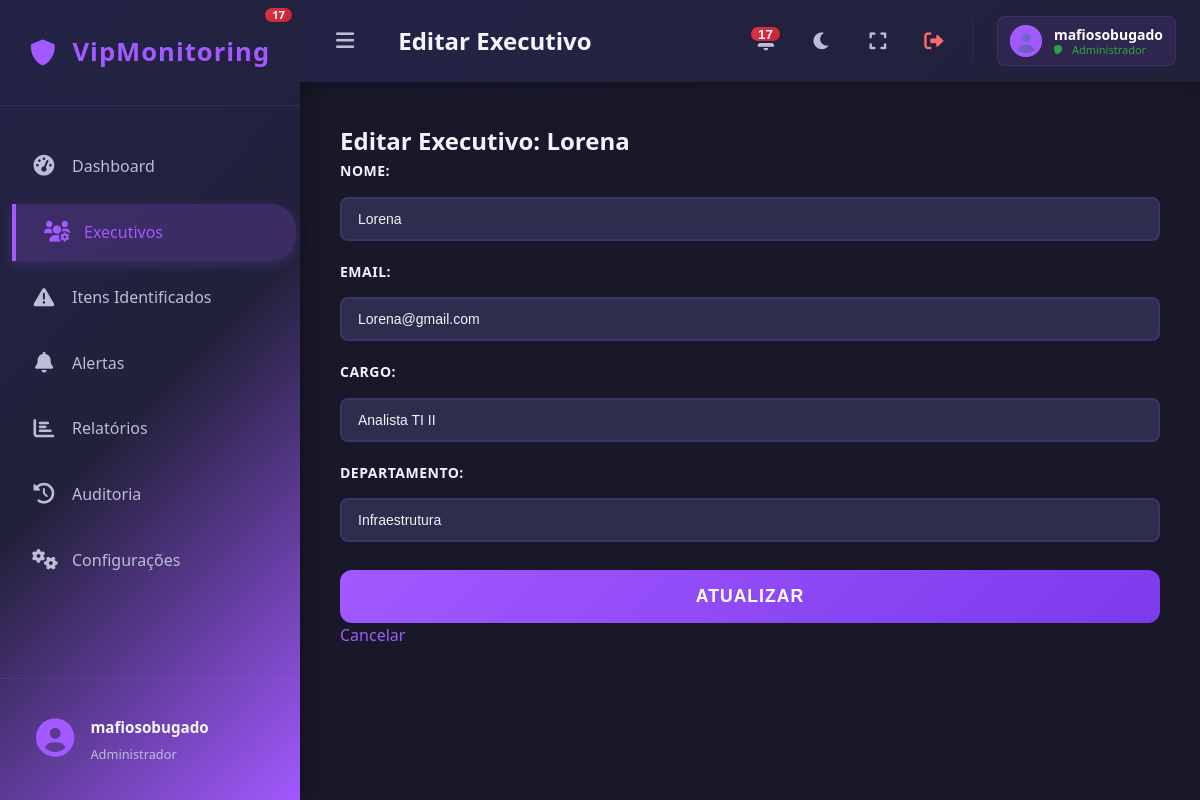
The page /edit_executive/3 (signed in) on the database its author committed.
### tables this page shows
CREATE TABLE users (
            id INTEGER PRIMARY KEY AUTOINCREMENT,
            username TEXT NOT NULL UNIQUE,
            email TEXT NOT NULL UNIQUE,
            password TEXT NOT NULL
        , user_type TEXT DEFAULT 'user', disabled BOOLEAN DEFAULT 0);

CREATE TABLE executives (
            id INTEGER PRIMARY KEY AUTOINCREMENT,
            name TEXT NOT NULL,
            email TEXT NOT NULL UNIQUE,
            role TEXT,
            department TEXT,
            risk_score REAL DEFAULT 0.0,
            risk_level TEXT DEFAULT 'NENHUM'
        );

### app.py (the view, shortened to what this page needs)
@app.route('/edit_executive/<int:executive_id>', methods=['GET', 'POST'])
@login_required
def edit_executive(executive_id):
    executive = database.get_executive_by_id(executive_id)
    if not executive:
        flash('Executivo não encontrado.', 'danger')
        return redirect(url_for('executives'))
    return render_template('add_edit_executive.html', executive=executive, active_page='executives')

### app.py (called while the page is built)
@login_manager.user_loader
def load_user(user_id):
    try:
        return database.User.get(user_id)
    except Exception as e:
        print(f"Erro ao carregar usuário {user_id}: {e}")
        return None

### database.py (called while the page is built)
def get_db_connection():
    conn = sqlite3.connect(DATABASE)
    conn.row_factory = sqlite3.Row # Isso permite acessar colunas por nome
    return conn

def get_executive_by_id(executive_id):
    conn = get_db_connection()
    executive = conn.execute('SELECT * FROM executives WHERE id = ?', (executive_id,)).fetchone()
    conn.close()
    return executive

    @staticmethod
    def get(user_id):
        conn = get_db_connection()
        user_data = conn.execute('SELECT * FROM users WHERE id = ?', (user_id,)).fetchone()
        conn.close()
        if user_data:
            user_type = user_data['user_type'] if 'user_type' in user_data.keys() else 'user'
            disabled = user_data['disabled'] if 'disabled' in user_data.keys() else False
            return User(user_data['id'], user_data['username'], user_data['email'], user_data['password'], user_type, disabled)
        return None

### templates/add_edit_executive.html (shortened to what this page needs)
{% extends "base.html" %}
{% block page_title %}{% if executive %}Editar Executivo{% else %}Novo Executivo{% endif %}{% endblock %}
{% block content %}
    <div class="form-card">
        <h2>{% if executive %}Editar Executivo: {{ executive.name }}{% else %}Novo Executivo{% endif %}</h2>
        <form method="POST" action="{% if executive %}{{ url_for('edit_executive', executive_id=executive.id) }}{% else %}{{ url_for('add_executive') }}{% endif %}">
            <div class="form-group">
                <label for="name">Nome:</label>
                <input type="text" id="name" name="name" value="{{ executive.name if executive else '' }}" required>
            </div>
            <div class="form-group">
                <label for="email">Email:</label>
                <input type="email" id="email" name="email" value="{{ executive.email if executive else '' }}" required>
            </div>
            <div class="form-group">
                <label for="role">Cargo:</label>
                <input type="text" id="role" name="role" value="{{ executive.role if executive else '' }}">
            </div>
            <div class="form-group">
                <label for="department">Departamento:</label>
                <input type="text" id="department" name="department" value="{{ executive.department if executive else '' }}">
            </div>
            <button type="submit" class="btn-primary">{% if executive %}Atualizar{% else %}Adicionar Executivo{% endif %}</button>
            <a href="{{ url_for('executives') }}" class="btn-secondary">Cancelar</a>
        </form>
    </div>
{% endblock %}

### templates/base.html (shortened to what this page needs)
<!DOCTYPE html>
<html lang="pt-BR">
<head>
    <link rel="stylesheet" href="{{ url_for('static', filename='css/style.css') }}">
    <link rel="stylesheet" href="https://cdnjs.cloudflare.com/ajax/libs/font-awesome/6.0.0/css/all.min.css">
</head>
<body>
    <div class="app-container">
        <div class="sidebar">
            <div class="sidebar-header">
                <div class="app-logo">
                    <i class="fas fa-shield-alt"></i>
                    <span>VipMonitoring</span>
                </div>
            </div>
            <nav class="sidebar-nav">
                <ul>
                    <li class="nav-item {{ 'active' if active_page == 'dashboard' else '' }}">
                        <a href="{{ url_for('dashboard') }}">
                            <i class="fas fa-tachometer-alt"></i>
                            <span class="nav-text">Dashboard</span>
                        </a>
                    </li>
                    <li class="nav-item {{ 'active' if active_page == 'executives' else '' }}">
                        <a href="{{ url_for('executives') }}">
                            <i class="fas fa-users-cog"></i>
                            <span class="nav-text">Executivos</span>
                        </a>
                    </li>
                    <li class="nav-item {{ 'active' if active_page == 'items' else '' }}">
                        <a href="{{ url_for('items') }}">
                            <i class="fas fa-exclamation-triangle"></i>
                            <span class="nav-text">Itens Identificados</span>
                        </a>
                    </li>
                    <li class="nav-item {{ 'active' if active_page == 'alerts' else '' }}">
                        <a href="{{ url_for('alerts') }}">
                            <i class="fas fa-bell"></i>
                            <span class="nav-text">Alertas</span>
                            <span class="notification-badge" id="alertsBadge" style="display: none;"></span>
                        </a>
                    </li>
                    <li class="nav-item {{ 'active' if active_page == 'reports' else '' }}">
                        <a href="{{ url_for('reports') }}">
                            <i class="fas fa-chart-bar"></i>
                            <span class="nav-text">Relatórios</span>
                        </a>
                    </li>
                    <li class="nav-item {{ 'active' if active_page == 'audit' else '' }}">
                        <a href="{{ url_for('audit') }}">
                            <i class="fas fa-history"></i>
                            <span class="nav-text">Auditoria</span>
                        </a>
                    </li>
                    {% if current_user.is_authenticated and current_user.user_type == 'admin' %}
                    <li class="nav-item {{ 'active' if active_page == 'config' else '' }}">
                        <a href="{{ url_for('config') }}">
                            <i class="fas fa-cogs"></i>
                            <span class="nav-text">Configurações</span>
                        </a>
                    </li>
                    {% endif %}
                </ul>
            </nav>
            <div class="sidebar-footer">
                <div class="user-profile">
                    <div class="user-avatar">
                        <i class="fas fa-user-circle"></i>
                    </div>
                    <div class="user-info">
                        <span class="user-name">{{ current_user.username if current_user.is_authenticated else 'Usuário' }}</span>
                        <span class="user-role">{{ 'Administrador' if current_user.is_authenticated and current_user.user_type == 'admin' else 'Usuário' }}</span>
                    </div>
                </div>
            </div>
        </div>
        <div class="main-content">
            <nav class="navbar">
                <div class="navbar-left">
                    <button class="sidebar-toggle" onclick="toggleSidebar()">
                        <i class="fas fa-bars"></i>
                    </button>
                    <div class="page-title">
                        <h3>{% block page_title %}{% endblock %}</h3>
                    </div>
                </div>
                <div class="navbar-right">
                    <div class="navbar-actions">
                        <div style="position: relative;">
                            <button class="action-btn" id="alertBtn" title="Alertas Recentes" onclick="toggleAlertsDropdown()">
                                <i class="fas fa-bell"></i>
                                <span class="notification-badge" id="alertsCount" style="display: none;">0</span>
                            </button>
                        </div>
                        <button class="action-btn" title="Modo escuro" onclick="toggleDarkMode()">
                            <i class="fas fa-moon"></i>
                        </button>
                        <button class="action-btn" title="Tela cheia" onclick="toggleFullscreen()">
                            <i class="fas fa-expand"></i>
                        </button>
                        <button class="action-btn logout-btn" title="Sair" onclick="window.location.href='{{ url_for('logout') }}';return false;">
                            <i class="fas fa-sign-out-alt"></i>
                        </button>
                    </div>
                    <div class="user-info-navbar">
                        <div class="user-avatar-small">
                            <i class="fas fa-user-circle"></i>
                        </div>
                        <div class="user-details">
                            <span class="user-name">{{ current_user.username if current_user.is_authenticated else 'Usuário' }}</span>
                            <span class="user-status online">{{ 'Administrador' if current_user.is_authenticated and current_user.user_type == 'admin' else 'Usuário' }}</span>
                        </div>
                    </div>
                </div>
            </nav>
            <div class="content-area"
                 style="margin-left: 0; transition: margin-left 0.3s ease;"
                 data-sidebar-state="closed">
                {% block content %}{% endblock %}
            </div>
        </div>
    </div>
</body>
</html>

### rows shown on the page
users: username "mafiosobugado", user_type "Administrador"
executives: name "Lorena", email "Lorena@gmail.com", role "Analista TI II", department "Infraestrutura"
